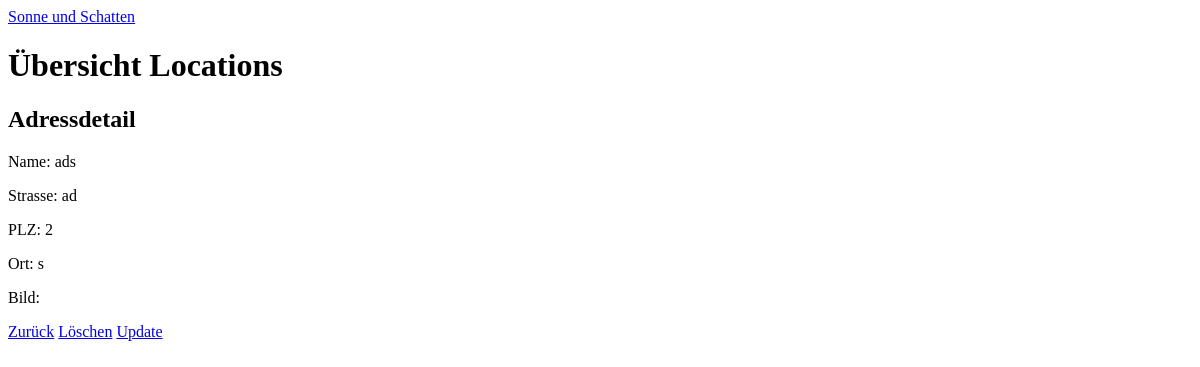
Before: /1/ with the older database file.
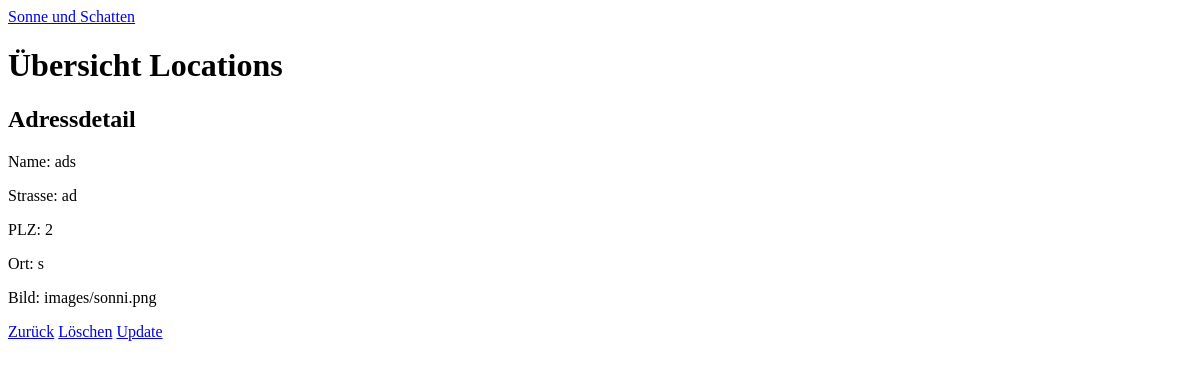
After: the same page with the newer database file.
### adressen/models.py (models this page shows, shortened)
class Adressen(models.Model):
    name = models.CharField(max_length=100)
    strasse = models.CharField(max_length=100)
    hausnummer = models.IntegerField()
    plz = models.IntegerField()
    ort = models.CharField(max_length=100)
    image = models.ImageField(upload_to='images', null=True, blank=True)

### adressen/views.py (the view)
# urls.py: path('<int:pk>/', AdressDetail.as_view(), name='adress_detail'), # Neu
class AdressDetail(DetailView): # Neu
    model = Adressen # Neu
    template_name = 'adressen/adress_detail.html' # Neu

### adressen/templates/adressen/adress_detail.html
{% extends 'base.html' %}
{% block content %}
    <h2>Adressdetail</h2>
    <p>Name: {{adressen.name }}</p>
    <p>Strasse: {{adressen.strasse}}</p>
    <p>PLZ: {{adressen.plz}}</p>
    <p>Ort: {{adressen.ort}}</p>
    <p>Bild: {{adressen.image}}</p>
    <a class="btn btn-secondary btn-sm" href="{% url 'adress_start' %}">Zurück</a>
    <a class="btn btn-danger btn-sm" href="{% url 'adress_delete' adressen.pk %}">Löschen</a>
    <a class="btn btn-success btn-sm" href="{% url 'adress_update' adressen.pk %}">Update</a>
{% endblock content %}

Changed rows visible on the page:
changed Adressen "ads": image (not shown) → "images/sonni.png"
